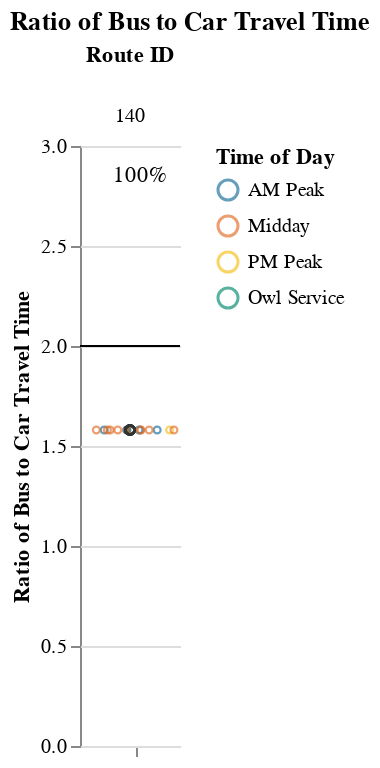
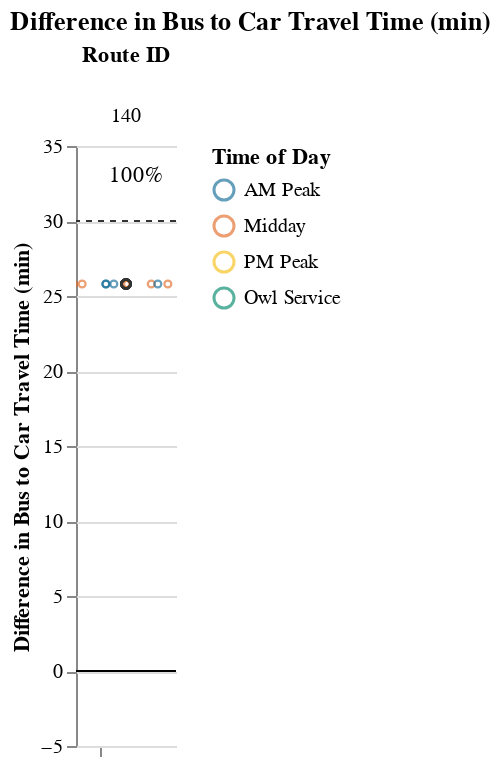

The code cell stored with these charts, in order, in its notebook:
### Markdown cell above
### Medium Routes (1-1.5 hrs)

### Code cell
route_group = "medium"
try:
    display_charts_for_route_group(df, route_group)
except:
    print("No routes meet this criteria.")

### Figure 1 — Vega-Lite specification as saved in the notebook (floating-point values rounded to 4 significant figures)
{"config": {"view": {"continuousWidth": 400, "continuousHeight": 300, "stroke": null}, "facet": {"spacing": 0}}, "data": {"name": "data-a668dbd043d93a1da0a73a69ec49ae1c"}, "facet": {"column": {"field": "route_id", "sort": ["140"], "title": "Route ID", "type": "nominal"}}, "spec": {"layer": [{"mark": "rule", "encoding": {"color": {"value": "black"}, "y": {"field": "cutoff", "type": "quantitative"}}, "selection": {"selector001": {"type": "interval", "bind": "scales", "encodings": ["x", "y"]}}}, {"mark": {"type": "point", "opacity": 0.65, "size": 12, "strokeWidth": 1.1}, "encoding": {"color": {"field": "time_of_day", "scale": {"range": ["#136C97", "#E16B26", "#F6BF16", "#00896B", "#7790A3", "#5B559C"]}, "sort": ["AM Peak", "Midday", "PM Peak", "Owl Service"], "title": "Time of Day", "type": "nominal"}, "tooltip": [{"field": "route_id", "type": "nominal"}, {"field": "route_name", "type": "nominal"}, {"field": "trip_id", "type": "nominal"}, {"field": "service_hours", "type": "quantitative"}, {"field": "car_duration_hours", "type": "quantitative"}, {"field": "bus_multiplier", "type": "quantitative"}, {"field": "bus_difference", "type": "quantitative"}, {"field": "num_trips", "type": "quantitative"}, {"field": "num_competitive", "type": "quantitative"}, {"field": "pct_trips_competitive", "type": "quantitative"}, {"field": "pct_below_cutoff", "type": "quantitative"}, {"field": "p25", "type": "quantitative"}, {"field": "p50", "type": "quantitative"}, {"field": "p75", "type": "quantitative"}], "x": {"axis": {"grid": false, "labels": false, "ticks": true, "values": [0]}, "field": "jitter", "scale": {}, "title": null, "type": "quantitative"}, "y": {"field": "bus_multiplier", "scale": {"domain": [0, 3.0]}, "title": "Ratio of Bus to Car Travel Time", "type": "quantitative"}}, "transform": [{"calculate": "sqrt(-2*log(random()))*cos(2*PI*random())", "as": "jitter"}], "width": 50}, {"layer": [{"mark": {"type": "point", "opacity": 0.6, "size": 20, "strokeWidth": 1.3}, "encoding": {"color": {"value": "#323434"}, "y": {"field": "bus_multiplier", "type": "quantitative"}}, "transform": [{"filter": "(datum.p50_trip === 1)"}]}, {"mark": {"type": "text", "align": "center", "baseline": "middle"}, "encoding": {"color": {"value": "black"}, "text": {"field": "pct_trips_competitive", "format": ".0%", "type": "quantitative"}, "tooltip": [{"field": "route_id", "type": "nominal"}, {"field": "route_name", "type": "nominal"}, {"field": "trip_id", "type": "nominal"}, {"field": "service_hours", "type": "quantitative"}, {"field": "car_duration_hours", "type": "quantitative"}, {"field": "bus_multiplier", "type": "quantitative"}, {"field": "bus_difference", "type": "quantitative"}, {"field": "num_trips", "type": "quantitative"}, {"field": "num_competitive", "type": "quantitative"}, {"field": "pct_trips_competitive", "type": "quantitative"}, {"field": "pct_below_cutoff", "type": "quantitative"}, {"field": "p25", "type": "quantitative"}, {"field": "p50", "type": "quantitative"}, {"field": "p75", "type": "quantitative"}], "x": {"value": 30}, "y": {"value": 15}}, "transform": [{"calculate": "sqrt(-2*log(random()))*cos(2*PI*random())", "as": "jitter"}, {"filter": "(datum.fastest_trip === 1)"}]}]}]}, "resolve": {"scale": {"y": "shared"}}, "title": "Ratio of Bus to Car Travel Time", "$schema": "https://vega.github.io/schema/vega-lite/v4.17.0.json", "datasets": {"data-a668dbd043d93a1da0a73a69ec49ae1c": [{"calitp_itp_id": 334, "trip_key": 3789012145727333403, "trip_id": "t_43182_b_486_tn_0", "shape_id": "p_2590", "route_id": "140", "service_hours": 1.17, "trip_first_departure_ts": 27000, "trip_last_arrival_ts": 31200, "departure_hour": 7, "time_of_day": "AM Peak", "p25": 1.17, "p50": 1.17, "p75": 1.17, "p50_trip": 1, "fastest_trip": 0, "car_duration_hours": 0.74, "competitive_route": 1, "bus_multiplier": 1.58, "bus_difference": 25.8, "num_trips": 18, "num_competitive": 18, "pct_trips_competitive": 1.0, "bus_difference_spread": 0.0, "route_group": "medium", "max_trip_hrs": 1.17, "max_trip_route_group": 1.17, "below_cutoff": 18, "pct_below_cutoff": 1.0, "name": "Tehama County", "caltrans_district": "02 - Redding", "drmt_organization_name": null, "route_name": "Regional - Red Bluff, Los Molinos, Gerber", "cutoff2": 30, "cutoff": 2}, {"calitp_itp_id": 334, "trip_key": 2077162622524927707, "trip_id": "t_701156_b_486_tn_0", "shape_id": "p_2590", "route_id": "140", "service_hours": 1.17, "trip_first_departure_ts": 43800, "trip_last_arrival_ts": 48000, "departure_hour": 12, "time_of_day": "Midday", "p25": 1.17, "p50": 1.17, "p75": 1.17, "p50_trip": 1, "fastest_trip": 0, "car_duration_hours": 0.74, "competitive_route": 1, "bus_multiplier": 1.58, "bus_difference": 25.8, "num_trips": 18, "num_competitive": 18, "pct_trips_competitive": 1.0, "bus_difference_spread": 0.0, "route_group": "medium", "max_trip_hrs": 1.17, "max_trip_route_group": 1.17, "below_cutoff": 18, "pct_below_cutoff": 1.0, "name": "Tehama County", "caltrans_district": "02 - Redding", "drmt_organization_name": null, "route_name": "Regional - Red Bluff, Los Molinos, Gerber", "cutoff2": 30, "cutoff": 2}, {"calitp_itp_id": 334, "trip_key": -2595454426414092766, "trip_id": "t_41753_b_486_tn_0", "shape_id": "p_2590", "route_id": "140", "service_hours": 1.17, "trip_first_departure_ts": 31200, "trip_last_arrival_ts": 35400, "departure_hour": 8, "time_of_day": "AM Peak", "p25": 1.17, "p50": 1.17, "p75": 1.17, "p50_trip": 1, "fastest_trip": 0, "car_duration_hours": 0.74, "competitive_route": 1, "bus_multiplier": 1.58, "bus_difference": 25.8, "num_trips": 18, "num_competitive": 18, "pct_trips_competitive": 1.0, "bus_difference_spread": 0.0, "route_group": "medium", "max_trip_hrs": 1.17, "max_trip_route_group": 1.17, "below_cutoff": 18, "pct_below_cutoff": 1.0, "name": "Tehama County", "caltrans_district": "02 - Redding", "drmt_organization_name": null, "route_name": "Regional - Red Bluff, Los Molinos, Gerber", "cutoff2": 30, "cutoff": 2}, {"calitp_itp_id": 334, "trip_key": 8123966852659409048, "trip_id": "t_701155_b_486_tn_0", "shape_id": "p_2592", "route_id": "140", "service_hours": 1.17, "trip_first_departure_ts": 63000, "trip_last_arrival_ts": 67200, "departure_hour": 17, "time_of_day": "PM Peak", "p25": 1.17, "p50": 1.17, "p75": 1.17, "p50_trip": 1, "fastest_trip": 1, "car_duration_hours": 0.74, "competitive_route": 1, "bus_multiplier": 1.58, "bus_difference": 25.8, "num_trips": 18, "num_competitive": 18, "pct_trips_competitive": 1.0, "bus_difference_spread": 0.0, "route_group": "medium", "max_trip_hrs": 1.17, "max_trip_route_group": 1.17, "below_cutoff": 18, "pct_below_cutoff": 1.0, "name": "Tehama County", "caltrans_district": "02 - Redding", "drmt_organization_name": null, "route_name": "Regional - Red Bluff, Los Molinos, Gerber", "cutoff2": 30, "cutoff": 2}, {"calitp_itp_id": 334, "trip_key": 7453382412752000049, "trip_id": "t_701157_b_486_tn_0", "shape_id": "p_2590", "route_id": "140", "service_hours": 1.17, "trip_first_departure_ts": 48000, "trip_last_arrival_ts": 52200, "departure_hour": 13, "time_of_day": "Midday", "p25": 1.17, "p50": 1.17, "p75": 1.17, "p50_trip": 1, "fastest_trip": 0, "car_duration_hours": 0.74, "competitive_route": 1, "bus_multiplier": 1.58, "bus_difference": 25.8, "num_trips": 18, "num_competitive": 18, "pct_trips_competitive": 1.0, "bus_difference_spread": 0.0, "route_group": "medium", "max_trip_hrs": 1.17, "max_trip_route_group": 1.17, "below_cutoff": 18, "pct_below_cutoff": 1.0, "name": "Tehama County", "caltrans_district": "02 - Redding", "drmt_organization_name": null, "route_name": "Regional - Red Bluff, Los Molinos, Gerber", "cutoff2": 30, "cutoff": 2}, {"calitp_itp_id": 334, "trip_key": 4922224310197648828, "trip_id": "t_701148_b_486_tn_0", "shape_id": "p_2592", "route_id": "140", "service_hours": 1.17, "trip_first_departure_ts": 30000, "trip_last_arrival_ts": 34200, "departure_hour": 8, "time_of_day": "AM Peak", "p25": 1.17, "p50": 1.17, "p75": 1.17, "p50_trip": 1, "fastest_trip": 0, "car_duration_hours": 0.74, "competitive_route": 1, "bus_multiplier": 1.58, "bus_difference": 25.8, "num_trips": 18, "num_competitive": 18, "pct_trips_competitive": 1.0, "bus_difference_spread": 0.0, "route_group": "medium", "max_trip_hrs": 1.17, "max_trip_route_group": 1.17, "below_cutoff": 18, "pct_below_cutoff": 1.0, "name": "Tehama County", "caltrans_district": "02 - Redding", "drmt_organization_name": null, "route_name": "Regional - Red Bluff, Los Molinos, Gerber", "cutoff2": 30, "cutoff": 2}, {"calitp_itp_id": 334, "trip_key": 6133689658608768548, "trip_id": "t_311_b_486_tn_0", "shape_id": "p_2590", "route_id": "140", "service_hours": 1.17, "trip_first_departure_ts": 22800, "trip_last_arrival_ts": 27000, "departure_hour": 6, "time_of_day": "Owl Service", "p25": 1.17, "p50": 1.17, "p75": 1.17, "p50_trip": 1, "fastest_trip": 0, "car_duration_hours": 0.74, "competitive_route": 1, "bus_multiplier": 1.58, "bus_difference": 25.8, "num_trips": 18, "num_competitive": 18, "pct_trips_competitive": 1.0, "bus_difference_spread": 0.0, "route_group": "medium", "max_trip_hrs": 1.17, "max_trip_route_group": 1.17, "below_cutoff": 18, "pct_below_cutoff": 1.0, "name": "Tehama County", "caltrans_district": "02 - Redding", "drmt_organization_name": null, "route_name": "Regional - Red Bluff, Los Molinos, Gerber", "cutoff2": 30, "cutoff": 2}, {"calitp_itp_id": 334, "trip_key": -1245088091465612859, "trip_id": "t_701154_b_486_tn_0", "shape_id": "p_2592", "route_id": "140", "service_hours": 1.17, "trip_first_departure_ts": 58500, "trip_last_arrival_ts": 62700, "departure_hour": 16, "time_of_day": "Midday", "p25": 1.17, "p50": 1.17, "p75": 1.17, "p50_trip": 1, "fastest_trip": 0, "car_duration_hours": 0.74, "competitive_route": 1, "bus_multiplier": 1.58, "bus_difference": 25.8, "num_trips": 18, "num_competitive": 18, "pct_trips_competitive": 1.0, "bus_difference_spread": 0.0, "route_group": "medium", "max_trip_hrs": 1.17, "max_trip_route_group": 1.17, "below_cutoff": 18, "pct_below_cutoff": 1.0, "name": "Tehama County", "caltrans_district": "02 - Redding", "drmt_organization_name": null, "route_name": "Regional - Red Bluff, Los Molinos, Gerber", "cutoff2": 30, "cutoff": 2}, {"calitp_itp_id": 334, "trip_key": 8350780050980250086, "trip_id": "t_701147_b_486_tn_0", "shape_id": "p_2592", "route_id": "140", "service_hours": 1.17, "trip_first_departure_ts": 25800, "trip_last_arrival_ts": 30000, "departure_hour": 7, "time_of_day": "AM Peak", "p25": 1.17, "p50": 1.17, "p75": 1.17, "p50_trip": 1, "fastest_trip": 0, "car_duration_hours": 0.74, "competitive_route": 1, "bus_multiplier": 1.58, "bus_difference": 25.8, "num_trips": 18, "num_competitive": 18, "pct_trips_competitive": 1.0, "bus_difference_spread": 0.0, "route_group": "medium", "max_trip_hrs": 1.17, "max_trip_route_group": 1.17, "below_cutoff": 18, "pct_below_cutoff": 1.0, "name": "Tehama County", "caltrans_district": "02 - Redding", "drmt_organization_name": null, "route_name": "Regional - Red Bluff, Los Molinos, Gerber", "cutoff2": 30, "cutoff": 2}, {"calitp_itp_id": 334, "trip_key": 5836499897819238192, "trip_id": "t_65615_b_486_tn_0", "shape_id": "p_2590", "route_id": "140", "service_hours": 1.17, "trip_first_departure_ts": 35400, "trip_last_arrival_ts": 39600, "departure_hour": 9, "time_of_day": "AM Peak", "p25": 1.17, "p50": 1.17, "p75": 1.17, "p50_trip": 1, "fastest_trip": 0, "car_duration_hours": 0.74, "competitive_route": 1, "bus_multiplier": 1.58, "bus_difference": 25.8, "num_trips": 18, "num_competitive": 18, "pct_trips_competitive": 1.0, "bus_difference_spread": 0.0, "route_group": "medium", "max_trip_hrs": 1.17, "max_trip_route_group": 1.17, "below_cutoff": 18, "pct_below_cutoff": 1.0, "name": "Tehama County", "caltrans_district": "02 - Redding", "drmt_organization_name": null, "route_name": "Regional - Red Bluff, Los Molinos, Gerber", "cutoff2": 30, "cutoff": 2}, {"calitp_itp_id": 334, "trip_key": 1211498270008307736, "trip_id": "t_701149_b_486_tn_0", "shape_id": "p_2592", "route_id": "140", "service_hours": 1.17, "trip_first_departure_ts": 34200, "trip_last_arrival_ts": 38400, "departure_hour": 9, "time_of_day": "AM Peak", "p25": 1.17, "p50": 1.17, "p75": 1.17, "p50_trip": 1, "fastest_trip": 0, "car_duration_hours": 0.74, "competitive_route": 1, "bus_multiplier": 1.58, "bus_difference": 25.8, "num_trips": 18, "num_competitive": 18, "pct_trips_competitive": 1.0, "bus_difference_spread": 0.0, "route_group": "medium", "max_trip_hrs": 1.17, "max_trip_route_group": 1.17, "below_cutoff": 18, "pct_below_cutoff": 1.0, "name": "Tehama County", "caltrans_district": "02 - Redding", "drmt_organization_name": null, "route_name": "Regional - Red Bluff, Los Molinos, Gerber", "cutoff2": 30, "cutoff": 2}, {"calitp_itp_id": 334, "trip_key": 5364955651546800419, "trip_id": "t_701151_b_486_tn_0", "shape_id": "p_2592", "route_id": "140", "service_hours": 1.17, "trip_first_departure_ts": 42600, "trip_last_arrival_ts": 46800, "departure_hour": 11, "time_of_day": "Midday", "p25": 1.17, "p50": 1.17, "p75": 1.17, "p50_trip": 1, "fastest_trip": 0, "car_duration_hours": 0.74, "competitive_route": 1, "bus_multiplier": 1.58, "bus_difference": 25.8, "num_trips": 18, "num_competitive": 18, "pct_trips_competitive": 1.0, "bus_difference_spread": 0.0, "route_group": "medium", "max_trip_hrs": 1.17, "max_trip_route_group": 1.17, "below_cutoff": 18, "pct_below_cutoff": 1.0, "name": "Tehama County", "caltrans_district": "02 - Redding", "drmt_organization_name": null, "route_name": "Regional - Red Bluff, Los Molinos, Gerber", "cutoff2": 30, "cutoff": 2}, {"calitp_itp_id": 334, "trip_key": 7883315965957598769, "trip_id": "t_701152_b_486_tn_0", "shape_id": "p_2592", "route_id": "140", "service_hours": 1.17, "trip_first_departure_ts": 46800, "trip_last_arrival_ts": 51000, "departure_hour": 13, "time_of_day": "Midday", "p25": 1.17, "p50": 1.17, "p75": 1.17, "p50_trip": 1, "fastest_trip": 0, "car_duration_hours": 0.74, "competitive_route": 1, "bus_multiplier": 1.58, "bus_difference": 25.8, "num_trips": 18, "num_competitive": 18, "pct_trips_competitive": 1.0, "bus_difference_spread": 0.0, "route_group": "medium", "max_trip_hrs": 1.17, "max_trip_route_group": 1.17, "below_cutoff": 18, "pct_below_cutoff": 1.0, "name": "Tehama County", "caltrans_district": "02 - Redding", "drmt_organization_name": null, "route_name": "Regional - Red Bluff, Los Molinos, Gerber", "cutoff2": 30, "cutoff": 2}, {"calitp_itp_id": 334, "trip_key": 6411260912464548517, "trip_id": "t_701150_b_486_tn_0", "shape_id": "p_2592", "route_id": "140", "service_hours": 1.17, "trip_first_departure_ts": 38400, "trip_last_arrival_ts": 42600, "departure_hour": 10, "time_of_day": "Midday", "p25": 1.17, "p50": 1.17, "p75": 1.17, "p50_trip": 1, "fastest_trip": 0, "car_duration_hours": 0.74, "competitive_route": 1, "bus_multiplier": 1.58, "bus_difference": 25.8, "num_trips": 18, "num_competitive": 18, "pct_trips_competitive": 1.0, "bus_difference_spread": 0.0, "route_group": "medium", "max_trip_hrs": 1.17, "max_trip_route_group": 1.17, "below_cutoff": 18, "pct_below_cutoff": 1.0, "name": "Tehama County", "caltrans_district": "02 - Redding", "drmt_organization_name": null, "route_name": "Regional - Red Bluff, Los Molinos, Gerber", "cutoff2": 30, "cutoff": 2}, {"calitp_itp_id": 334, "trip_key": 2457409081377305521, "trip_id": "t_701153_b_486_tn_0", "shape_id": "p_2592", "route_id": "140", "service_hours": 1.17, "trip_first_departure_ts": 54000, "trip_last_arrival_ts": 58200, "departure_hour": 15, "time_of_day": "Midday", "p25": 1.17, "p50": 1.17, "p75": 1.17, "p50_trip": 1, "fastest_trip": 0, "car_duration_hours": 0.74, "competitive_route": 1, "bus_multiplier": 1.58, "bus_difference": 25.8, "num_trips": 18, "num_competitive": 18, "pct_trips_competitive": 1.0, "bus_difference_spread": 0.0, "route_group": "medium", "max_trip_hrs": 1.17, "max_trip_route_group": 1.17, "below_cutoff": 18, "pct_below_cutoff": 1.0, "name": "Tehama County", "caltrans_district": "02 - Redding", "drmt_organization_name": null, "route_name": "Regional - Red Bluff, Los Molinos, Gerber", "cutoff2": 30, "cutoff": 2}, {"calitp_itp_id": 334, "trip_key": 5072486189778375039, "trip_id": "t_701158_b_486_tn_0", "shape_id": "p_2590", "route_id": "140", "service_hours": 1.17, "trip_first_departure_ts": 54000, "trip_last_arrival_ts": 58200, "departure_hour": 15, "time_of_day": "Midday", "p25": 1.17, "p50": 1.17, "p75": 1.17, "p50_trip": 1, "fastest_trip": 0, "car_duration_hours": 0.74, "competitive_route": 1, "bus_multiplier": 1.58, "bus_difference": 25.8, "num_trips": 18, "num_competitive": 18, "pct_trips_competitive": 1.0, "bus_difference_spread": 0.0, "route_group": "medium", "max_trip_hrs": 1.17, "max_trip_route_group": 1.17, "below_cutoff": 18, "pct_below_cutoff": 1.0, "name": "Tehama County", "caltrans_district": "02 - Redding", "drmt_organization_name": null, "route_name": "Regional - Red Bluff, Los Molinos, Gerber", "cutoff2": 30, "cutoff": 2}, {"calitp_itp_id": 334, "trip_key": 6478536152330907065, "trip_id": "t_52898_b_486_tn_0", "shape_id": "p_2590", "route_id": "140", "service_hours": 1.17, "trip_first_departure_ts": 39600, "trip_last_arrival_ts": 43800, "departure_hour": 11, "time_of_day": "Midday", "p25": 1.17, "p50": 1.17, "p75": 1.17, "p50_trip": 1, "fastest_trip": 0, "car_duration_hours": 0.74, "competitive_route": 1, "bus_multiplier": 1.58, "bus_difference": 25.8, "num_trips": 18, "num_competitive": 18, "pct_trips_competitive": 1.0, "bus_difference_spread": 0.0, "route_group": "medium", "max_trip_hrs": 1.17, "max_trip_route_group": 1.17, "below_cutoff": 18, "pct_below_cutoff": 1.0, "name": "Tehama County", "caltrans_district": "02 - Redding", "drmt_organization_name": null, "route_name": "Regional - Red Bluff, Los Molinos, Gerber", "cutoff2": 30, "cutoff": 2}, {"calitp_itp_id": 334, "trip_key": 2671956547340556282, "trip_id": "t_701159_b_486_tn_0", "shape_id": "p_2590", "route_id": "140", "service_hours": 1.17, "trip_first_departure_ts": 58500, "trip_last_arrival_ts": 62700, "departure_hour": 16, "time_of_day": "Midday", "p25": 1.17, "p50": 1.17, "p75": 1.17, "p50_trip": 1, "fastest_trip": 0, "car_duration_hours": 0.74, "competitive_route": 1, "bus_multiplier": 1.58, "bus_difference": 25.8, "num_trips": 18, "num_competitive": 18, "pct_trips_competitive": 1.0, "bus_difference_spread": 0.0, "route_group": "medium", "max_trip_hrs": 1.17, "max_trip_route_group": 1.17, "below_cutoff": 18, "pct_below_cutoff": 1.0, "name": "Tehama County", "caltrans_district": "02 - Redding", "drmt_organization_name": null, "route_name": "Regional - Red Bluff, Los Molinos, Gerber", "cutoff2": 30, "cutoff": 2}]}}

### Figure 2 — Vega-Lite specification as saved in the notebook (floating-point values rounded to 4 significant figures)
{"config": {"view": {"continuousWidth": 400, "continuousHeight": 300, "stroke": null}, "facet": {"spacing": 0}}, "data": {"name": "data-0929fbd3488dc6598b19713217201ad1"}, "facet": {"column": {"field": "route_id", "sort": ["140"], "title": "Route ID", "type": "nominal"}}, "spec": {"layer": [{"mark": "rule", "encoding": {"color": {"value": "black"}, "y": {"field": "cutoff", "type": "quantitative"}}, "selection": {"selector002": {"type": "interval", "bind": "scales", "encodings": ["x", "y"]}}}, {"mark": {"type": "rule", "strokeDash": [3, 3]}, "encoding": {"color": {"value": "#323434"}, "y": {"field": "cutoff2", "type": "quantitative"}}}, {"mark": {"type": "point", "opacity": 0.65, "size": 12, "strokeWidth": 1.1}, "encoding": {"color": {"field": "time_of_day", "scale": {"range": ["#136C97", "#E16B26", "#F6BF16", "#00896B", "#7790A3", "#5B559C"]}, "sort": ["AM Peak", "Midday", "PM Peak", "Owl Service"], "title": "Time of Day", "type": "nominal"}, "tooltip": [{"field": "route_id", "type": "nominal"}, {"field": "route_name", "type": "nominal"}, {"field": "trip_id", "type": "nominal"}, {"field": "service_hours", "type": "quantitative"}, {"field": "car_duration_hours", "type": "quantitative"}, {"field": "bus_multiplier", "type": "quantitative"}, {"field": "bus_difference", "type": "quantitative"}, {"field": "num_trips", "type": "quantitative"}, {"field": "num_competitive", "type": "quantitative"}, {"field": "pct_trips_competitive", "type": "quantitative"}, {"field": "pct_below_cutoff", "type": "quantitative"}, {"field": "p25", "type": "quantitative"}, {"field": "p50", "type": "quantitative"}, {"field": "p75", "type": "quantitative"}], "x": {"axis": {"grid": false, "labels": false, "ticks": true, "values": [0]}, "field": "jitter", "scale": {}, "title": null, "type": "quantitative"}, "y": {"field": "bus_difference", "scale": {"domain": [-5, 35.0]}, "title": "Difference in Bus to Car Travel Time (min)", "type": "quantitative"}}, "transform": [{"calculate": "sqrt(-2*log(random()))*cos(2*PI*random())", "as": "jitter"}], "width": 50}, {"layer": [{"mark": {"type": "point", "opacity": 0.6, "size": 20, "strokeWidth": 1.3}, "encoding": {"color": {"value": "#323434"}, "y": {"field": "bus_difference", "type": "quantitative"}}, "transform": [{"filter": "(datum.p50_trip === 1)"}]}, {"mark": {"type": "text", "align": "center", "baseline": "middle"}, "encoding": {"color": {"value": "black"}, "text": {"field": "pct_trips_competitive", "format": ".0%", "type": "quantitative"}, "tooltip": [{"field": "route_id", "type": "nominal"}, {"field": "route_name", "type": "nominal"}, {"field": "trip_id", "type": "nominal"}, {"field": "service_hours", "type": "quantitative"}, {"field": "car_duration_hours", "type": "quantitative"}, {"field": "bus_multiplier", "type": "quantitative"}, {"field": "bus_difference", "type": "quantitative"}, {"field": "num_trips", "type": "quantitative"}, {"field": "num_competitive", "type": "quantitative"}, {"field": "pct_trips_competitive", "type": "quantitative"}, {"field": "pct_below_cutoff", "type": "quantitative"}, {"field": "p25", "type": "quantitative"}, {"field": "p50", "type": "quantitative"}, {"field": "p75", "type": "quantitative"}], "x": {"value": 30}, "y": {"value": 15}}, "transform": [{"calculate": "sqrt(-2*log(random()))*cos(2*PI*random())", "as": "jitter"}, {"filter": "(datum.fastest_trip === 1)"}]}]}]}, "resolve": {"scale": {"y": "shared"}}, "title": "Difference in Bus to Car Travel Time (min)", "$schema": "https://vega.github.io/schema/vega-lite/v4.17.0.json", "datasets": {"data-0929fbd3488dc6598b19713217201ad1": [{"calitp_itp_id": 334, "trip_key": 3789012145727333403, "trip_id": "t_43182_b_486_tn_0", "shape_id": "p_2590", "route_id": "140", "service_hours": 1.17, "trip_first_departure_ts": 27000, "trip_last_arrival_ts": 31200, "departure_hour": 7, "time_of_day": "AM Peak", "p25": 1.17, "p50": 1.17, "p75": 1.17, "p50_trip": 1, "fastest_trip": 0, "car_duration_hours": 0.74, "competitive_route": 1, "bus_multiplier": 1.58, "bus_difference": 25.8, "num_trips": 18, "num_competitive": 18, "pct_trips_competitive": 1.0, "bus_difference_spread": 0.0, "route_group": "medium", "max_trip_hrs": 1.17, "max_trip_route_group": 1.17, "below_cutoff": 18, "pct_below_cutoff": 1.0, "name": "Tehama County", "caltrans_district": "02 - Redding", "drmt_organization_name": null, "route_name": "Regional - Red Bluff, Los Molinos, Gerber", "cutoff2": 30, "cutoff": 0}, {"calitp_itp_id": 334, "trip_key": 2077162622524927707, "trip_id": "t_701156_b_486_tn_0", "shape_id": "p_2590", "route_id": "140", "service_hours": 1.17, "trip_first_departure_ts": 43800, "trip_last_arrival_ts": 48000, "departure_hour": 12, "time_of_day": "Midday", "p25": 1.17, "p50": 1.17, "p75": 1.17, "p50_trip": 1, "fastest_trip": 0, "car_duration_hours": 0.74, "competitive_route": 1, "bus_multiplier": 1.58, "bus_difference": 25.8, "num_trips": 18, "num_competitive": 18, "pct_trips_competitive": 1.0, "bus_difference_spread": 0.0, "route_group": "medium", "max_trip_hrs": 1.17, "max_trip_route_group": 1.17, "below_cutoff": 18, "pct_below_cutoff": 1.0, "name": "Tehama County", "caltrans_district": "02 - Redding", "drmt_organization_name": null, "route_name": "Regional - Red Bluff, Los Molinos, Gerber", "cutoff2": 30, "cutoff": 0}, {"calitp_itp_id": 334, "trip_key": -2595454426414092766, "trip_id": "t_41753_b_486_tn_0", "shape_id": "p_2590", "route_id": "140", "service_hours": 1.17, "trip_first_departure_ts": 31200, "trip_last_arrival_ts": 35400, "departure_hour": 8, "time_of_day": "AM Peak", "p25": 1.17, "p50": 1.17, "p75": 1.17, "p50_trip": 1, "fastest_trip": 0, "car_duration_hours": 0.74, "competitive_route": 1, "bus_multiplier": 1.58, "bus_difference": 25.8, "num_trips": 18, "num_competitive": 18, "pct_trips_competitive": 1.0, "bus_difference_spread": 0.0, "route_group": "medium", "max_trip_hrs": 1.17, "max_trip_route_group": 1.17, "below_cutoff": 18, "pct_below_cutoff": 1.0, "name": "Tehama County", "caltrans_district": "02 - Redding", "drmt_organization_name": null, "route_name": "Regional - Red Bluff, Los Molinos, Gerber", "cutoff2": 30, "cutoff": 0}, {"calitp_itp_id": 334, "trip_key": 8123966852659409048, "trip_id": "t_701155_b_486_tn_0", "shape_id": "p_2592", "route_id": "140", "service_hours": 1.17, "trip_first_departure_ts": 63000, "trip_last_arrival_ts": 67200, "departure_hour": 17, "time_of_day": "PM Peak", "p25": 1.17, "p50": 1.17, "p75": 1.17, "p50_trip": 1, "fastest_trip": 1, "car_duration_hours": 0.74, "competitive_route": 1, "bus_multiplier": 1.58, "bus_difference": 25.8, "num_trips": 18, "num_competitive": 18, "pct_trips_competitive": 1.0, "bus_difference_spread": 0.0, "route_group": "medium", "max_trip_hrs": 1.17, "max_trip_route_group": 1.17, "below_cutoff": 18, "pct_below_cutoff": 1.0, "name": "Tehama County", "caltrans_district": "02 - Redding", "drmt_organization_name": null, "route_name": "Regional - Red Bluff, Los Molinos, Gerber", "cutoff2": 30, "cutoff": 0}, {"calitp_itp_id": 334, "trip_key": 7453382412752000049, "trip_id": "t_701157_b_486_tn_0", "shape_id": "p_2590", "route_id": "140", "service_hours": 1.17, "trip_first_departure_ts": 48000, "trip_last_arrival_ts": 52200, "departure_hour": 13, "time_of_day": "Midday", "p25": 1.17, "p50": 1.17, "p75": 1.17, "p50_trip": 1, "fastest_trip": 0, "car_duration_hours": 0.74, "competitive_route": 1, "bus_multiplier": 1.58, "bus_difference": 25.8, "num_trips": 18, "num_competitive": 18, "pct_trips_competitive": 1.0, "bus_difference_spread": 0.0, "route_group": "medium", "max_trip_hrs": 1.17, "max_trip_route_group": 1.17, "below_cutoff": 18, "pct_below_cutoff": 1.0, "name": "Tehama County", "caltrans_district": "02 - Redding", "drmt_organization_name": null, "route_name": "Regional - Red Bluff, Los Molinos, Gerber", "cutoff2": 30, "cutoff": 0}, {"calitp_itp_id": 334, "trip_key": 4922224310197648828, "trip_id": "t_701148_b_486_tn_0", "shape_id": "p_2592", "route_id": "140", "service_hours": 1.17, "trip_first_departure_ts": 30000, "trip_last_arrival_ts": 34200, "departure_hour": 8, "time_of_day": "AM Peak", "p25": 1.17, "p50": 1.17, "p75": 1.17, "p50_trip": 1, "fastest_trip": 0, "car_duration_hours": 0.74, "competitive_route": 1, "bus_multiplier": 1.58, "bus_difference": 25.8, "num_trips": 18, "num_competitive": 18, "pct_trips_competitive": 1.0, "bus_difference_spread": 0.0, "route_group": "medium", "max_trip_hrs": 1.17, "max_trip_route_group": 1.17, "below_cutoff": 18, "pct_below_cutoff": 1.0, "name": "Tehama County", "caltrans_district": "02 - Redding", "drmt_organization_name": null, "route_name": "Regional - Red Bluff, Los Molinos, Gerber", "cutoff2": 30, "cutoff": 0}, {"calitp_itp_id": 334, "trip_key": 6133689658608768548, "trip_id": "t_311_b_486_tn_0", "shape_id": "p_2590", "route_id": "140", "service_hours": 1.17, "trip_first_departure_ts": 22800, "trip_last_arrival_ts": 27000, "departure_hour": 6, "time_of_day": "Owl Service", "p25": 1.17, "p50": 1.17, "p75": 1.17, "p50_trip": 1, "fastest_trip": 0, "car_duration_hours": 0.74, "competitive_route": 1, "bus_multiplier": 1.58, "bus_difference": 25.8, "num_trips": 18, "num_competitive": 18, "pct_trips_competitive": 1.0, "bus_difference_spread": 0.0, "route_group": "medium", "max_trip_hrs": 1.17, "max_trip_route_group": 1.17, "below_cutoff": 18, "pct_below_cutoff": 1.0, "name": "Tehama County", "caltrans_district": "02 - Redding", "drmt_organization_name": null, "route_name": "Regional - Red Bluff, Los Molinos, Gerber", "cutoff2": 30, "cutoff": 0}, {"calitp_itp_id": 334, "trip_key": -1245088091465612859, "trip_id": "t_701154_b_486_tn_0", "shape_id": "p_2592", "route_id": "140", "service_hours": 1.17, "trip_first_departure_ts": 58500, "trip_last_arrival_ts": 62700, "departure_hour": 16, "time_of_day": "Midday", "p25": 1.17, "p50": 1.17, "p75": 1.17, "p50_trip": 1, "fastest_trip": 0, "car_duration_hours": 0.74, "competitive_route": 1, "bus_multiplier": 1.58, "bus_difference": 25.8, "num_trips": 18, "num_competitive": 18, "pct_trips_competitive": 1.0, "bus_difference_spread": 0.0, "route_group": "medium", "max_trip_hrs": 1.17, "max_trip_route_group": 1.17, "below_cutoff": 18, "pct_below_cutoff": 1.0, "name": "Tehama County", "caltrans_district": "02 - Redding", "drmt_organization_name": null, "route_name": "Regional - Red Bluff, Los Molinos, Gerber", "cutoff2": 30, "cutoff": 0}, {"calitp_itp_id": 334, "trip_key": 8350780050980250086, "trip_id": "t_701147_b_486_tn_0", "shape_id": "p_2592", "route_id": "140", "service_hours": 1.17, "trip_first_departure_ts": 25800, "trip_last_arrival_ts": 30000, "departure_hour": 7, "time_of_day": "AM Peak", "p25": 1.17, "p50": 1.17, "p75": 1.17, "p50_trip": 1, "fastest_trip": 0, "car_duration_hours": 0.74, "competitive_route": 1, "bus_multiplier": 1.58, "bus_difference": 25.8, "num_trips": 18, "num_competitive": 18, "pct_trips_competitive": 1.0, "bus_difference_spread": 0.0, "route_group": "medium", "max_trip_hrs": 1.17, "max_trip_route_group": 1.17, "below_cutoff": 18, "pct_below_cutoff": 1.0, "name": "Tehama County", "caltrans_district": "02 - Redding", "drmt_organization_name": null, "route_name": "Regional - Red Bluff, Los Molinos, Gerber", "cutoff2": 30, "cutoff": 0}, {"calitp_itp_id": 334, "trip_key": 5836499897819238192, "trip_id": "t_65615_b_486_tn_0", "shape_id": "p_2590", "route_id": "140", "service_hours": 1.17, "trip_first_departure_ts": 35400, "trip_last_arrival_ts": 39600, "departure_hour": 9, "time_of_day": "AM Peak", "p25": 1.17, "p50": 1.17, "p75": 1.17, "p50_trip": 1, "fastest_trip": 0, "car_duration_hours": 0.74, "competitive_route": 1, "bus_multiplier": 1.58, "bus_difference": 25.8, "num_trips": 18, "num_competitive": 18, "pct_trips_competitive": 1.0, "bus_difference_spread": 0.0, "route_group": "medium", "max_trip_hrs": 1.17, "max_trip_route_group": 1.17, "below_cutoff": 18, "pct_below_cutoff": 1.0, "name": "Tehama County", "caltrans_district": "02 - Redding", "drmt_organization_name": null, "route_name": "Regional - Red Bluff, Los Molinos, Gerber", "cutoff2": 30, "cutoff": 0}, {"calitp_itp_id": 334, "trip_key": 1211498270008307736, "trip_id": "t_701149_b_486_tn_0", "shape_id": "p_2592", "route_id": "140", "service_hours": 1.17, "trip_first_departure_ts": 34200, "trip_last_arrival_ts": 38400, "departure_hour": 9, "time_of_day": "AM Peak", "p25": 1.17, "p50": 1.17, "p75": 1.17, "p50_trip": 1, "fastest_trip": 0, "car_duration_hours": 0.74, "competitive_route": 1, "bus_multiplier": 1.58, "bus_difference": 25.8, "num_trips": 18, "num_competitive": 18, "pct_trips_competitive": 1.0, "bus_difference_spread": 0.0, "route_group": "medium", "max_trip_hrs": 1.17, "max_trip_route_group": 1.17, "below_cutoff": 18, "pct_below_cutoff": 1.0, "name": "Tehama County", "caltrans_district": "02 - Redding", "drmt_organization_name": null, "route_name": "Regional - Red Bluff, Los Molinos, Gerber", "cutoff2": 30, "cutoff": 0}, {"calitp_itp_id": 334, "trip_key": 5364955651546800419, "trip_id": "t_701151_b_486_tn_0", "shape_id": "p_2592", "route_id": "140", "service_hours": 1.17, "trip_first_departure_ts": 42600, "trip_last_arrival_ts": 46800, "departure_hour": 11, "time_of_day": "Midday", "p25": 1.17, "p50": 1.17, "p75": 1.17, "p50_trip": 1, "fastest_trip": 0, "car_duration_hours": 0.74, "competitive_route": 1, "bus_multiplier": 1.58, "bus_difference": 25.8, "num_trips": 18, "num_competitive": 18, "pct_trips_competitive": 1.0, "bus_difference_spread": 0.0, "route_group": "medium", "max_trip_hrs": 1.17, "max_trip_route_group": 1.17, "below_cutoff": 18, "pct_below_cutoff": 1.0, "name": "Tehama County", "caltrans_district": "02 - Redding", "drmt_organization_name": null, "route_name": "Regional - Red Bluff, Los Molinos, Gerber", "cutoff2": 30, "cutoff": 0}, {"calitp_itp_id": 334, "trip_key": 7883315965957598769, "trip_id": "t_701152_b_486_tn_0", "shape_id": "p_2592", "route_id": "140", "service_hours": 1.17, "trip_first_departure_ts": 46800, "trip_last_arrival_ts": 51000, "departure_hour": 13, "time_of_day": "Midday", "p25": 1.17, "p50": 1.17, "p75": 1.17, "p50_trip": 1, "fastest_trip": 0, "car_duration_hours": 0.74, "competitive_route": 1, "bus_multiplier": 1.58, "bus_difference": 25.8, "num_trips": 18, "num_competitive": 18, "pct_trips_competitive": 1.0, "bus_difference_spread": 0.0, "route_group": "medium", "max_trip_hrs": 1.17, "max_trip_route_group": 1.17, "below_cutoff": 18, "pct_below_cutoff": 1.0, "name": "Tehama County", "caltrans_district": "02 - Redding", "drmt_organization_name": null, "route_name": "Regional - Red Bluff, Los Molinos, Gerber", "cutoff2": 30, "cutoff": 0}, {"calitp_itp_id": 334, "trip_key": 6411260912464548517, "trip_id": "t_701150_b_486_tn_0", "shape_id": "p_2592", "route_id": "140", "service_hours": 1.17, "trip_first_departure_ts": 38400, "trip_last_arrival_ts": 42600, "departure_hour": 10, "time_of_day": "Midday", "p25": 1.17, "p50": 1.17, "p75": 1.17, "p50_trip": 1, "fastest_trip": 0, "car_duration_hours": 0.74, "competitive_route": 1, "bus_multiplier": 1.58, "bus_difference": 25.8, "num_trips": 18, "num_competitive": 18, "pct_trips_competitive": 1.0, "bus_difference_spread": 0.0, "route_group": "medium", "max_trip_hrs": 1.17, "max_trip_route_group": 1.17, "below_cutoff": 18, "pct_below_cutoff": 1.0, "name": "Tehama County", "caltrans_district": "02 - Redding", "drmt_organization_name": null, "route_name": "Regional - Red Bluff, Los Molinos, Gerber", "cutoff2": 30, "cutoff": 0}, {"calitp_itp_id": 334, "trip_key": 2457409081377305521, "trip_id": "t_701153_b_486_tn_0", "shape_id": "p_2592", "route_id": "140", "service_hours": 1.17, "trip_first_departure_ts": 54000, "trip_last_arrival_ts": 58200, "departure_hour": 15, "time_of_day": "Midday", "p25": 1.17, "p50": 1.17, "p75": 1.17, "p50_trip": 1, "fastest_trip": 0, "car_duration_hours": 0.74, "competitive_route": 1, "bus_multiplier": 1.58, "bus_difference": 25.8, "num_trips": 18, "num_competitive": 18, "pct_trips_competitive": 1.0, "bus_difference_spread": 0.0, "route_group": "medium", "max_trip_hrs": 1.17, "max_trip_route_group": 1.17, "below_cutoff": 18, "pct_below_cutoff": 1.0, "name": "Tehama County", "caltrans_district": "02 - Redding", "drmt_organization_name": null, "route_name": "Regional - Red Bluff, Los Molinos, Gerber", "cutoff2": 30, "cutoff": 0}, {"calitp_itp_id": 334, "trip_key": 5072486189778375039, "trip_id": "t_701158_b_486_tn_0", "shape_id": "p_2590", "route_id": "140", "service_hours": 1.17, "trip_first_departure_ts": 54000, "trip_last_arrival_ts": 58200, "departure_hour": 15, "time_of_day": "Midday", "p25": 1.17, "p50": 1.17, "p75": 1.17, "p50_trip": 1, "fastest_trip": 0, "car_duration_hours": 0.74, "competitive_route": 1, "bus_multiplier": 1.58, "bus_difference": 25.8, "num_trips": 18, "num_competitive": 18, "pct_trips_competitive": 1.0, "bus_difference_spread": 0.0, "route_group": "medium", "max_trip_hrs": 1.17, "max_trip_route_group": 1.17, "below_cutoff": 18, "pct_below_cutoff": 1.0, "name": "Tehama County", "caltrans_district": "02 - Redding", "drmt_organization_name": null, "route_name": "Regional - Red Bluff, Los Molinos, Gerber", "cutoff2": 30, "cutoff": 0}, {"calitp_itp_id": 334, "trip_key": 6478536152330907065, "trip_id": "t_52898_b_486_tn_0", "shape_id": "p_2590", "route_id": "140", "service_hours": 1.17, "trip_first_departure_ts": 39600, "trip_last_arrival_ts": 43800, "departure_hour": 11, "time_of_day": "Midday", "p25": 1.17, "p50": 1.17, "p75": 1.17, "p50_trip": 1, "fastest_trip": 0, "car_duration_hours": 0.74, "competitive_route": 1, "bus_multiplier": 1.58, "bus_difference": 25.8, "num_trips": 18, "num_competitive": 18, "pct_trips_competitive": 1.0, "bus_difference_spread": 0.0, "route_group": "medium", "max_trip_hrs": 1.17, "max_trip_route_group": 1.17, "below_cutoff": 18, "pct_below_cutoff": 1.0, "name": "Tehama County", "caltrans_district": "02 - Redding", "drmt_organization_name": null, "route_name": "Regional - Red Bluff, Los Molinos, Gerber", "cutoff2": 30, "cutoff": 0}, {"calitp_itp_id": 334, "trip_key": 2671956547340556282, "trip_id": "t_701159_b_486_tn_0", "shape_id": "p_2590", "route_id": "140", "service_hours": 1.17, "trip_first_departure_ts": 58500, "trip_last_arrival_ts": 62700, "departure_hour": 16, "time_of_day": "Midday", "p25": 1.17, "p50": 1.17, "p75": 1.17, "p50_trip": 1, "fastest_trip": 0, "car_duration_hours": 0.74, "competitive_route": 1, "bus_multiplier": 1.58, "bus_difference": 25.8, "num_trips": 18, "num_competitive": 18, "pct_trips_competitive": 1.0, "bus_difference_spread": 0.0, "route_group": "medium", "max_trip_hrs": 1.17, "max_trip_route_group": 1.17, "below_cutoff": 18, "pct_below_cutoff": 1.0, "name": "Tehama County", "caltrans_district": "02 - Redding", "drmt_organization_name": null, "route_name": "Regional - Red Bluff, Los Molinos, Gerber", "cutoff2": 30, "cutoff": 0}]}}
